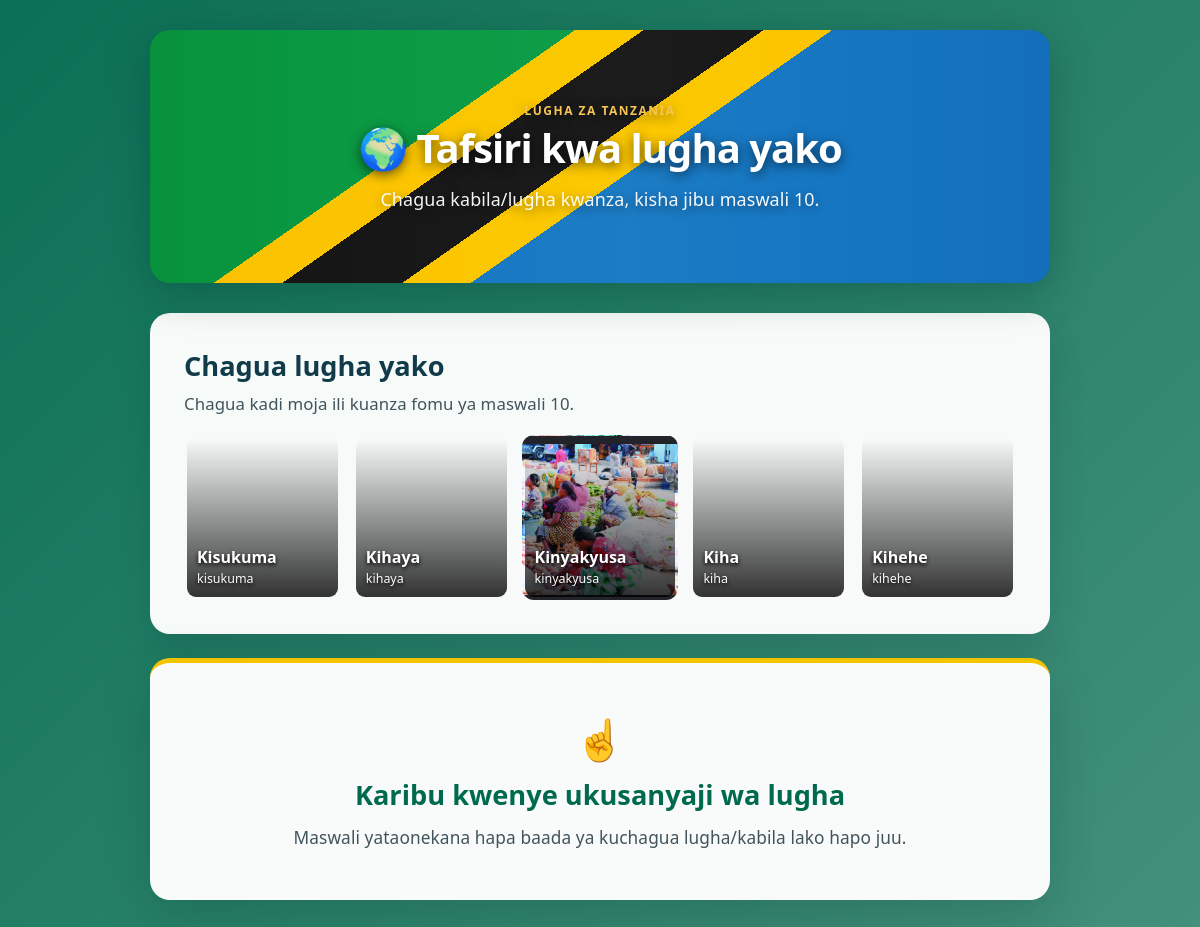
The app's page /form, older data.
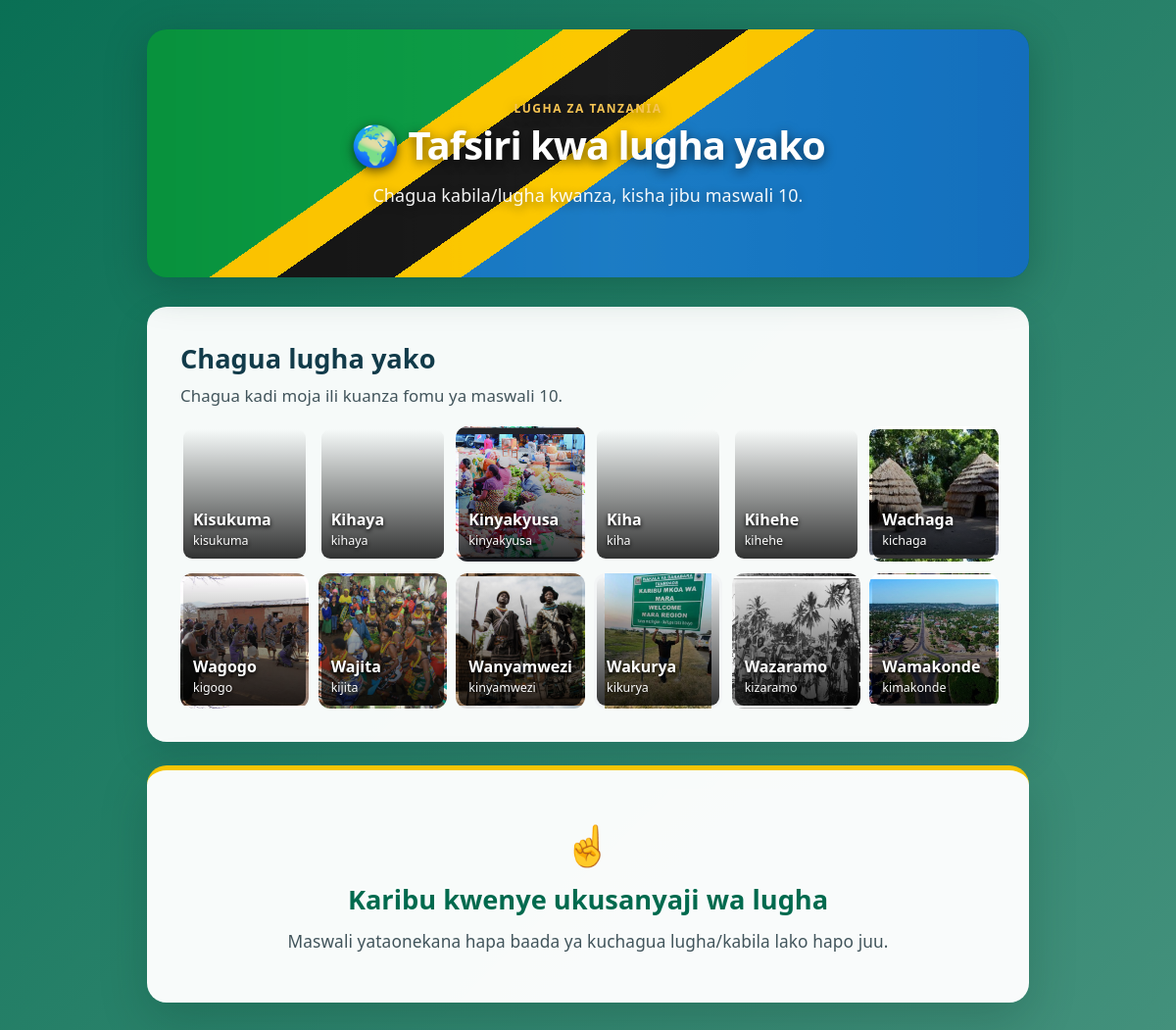
The same page, newer data.
### app/models.py (models this page shows)
class Tribe(Base):
    __tablename__ = "tribes"
    id = Column(Integer, primary_key=True)
    name = Column(String(50), unique=True, nullable=False)
    language_code = Column(String(50), unique=True, nullable=False)
    image = Column(String(200), nullable=False)

### app/main.py (the view)
@app.get("/form")
def show_form(
    request: Request,
    db: Session = Depends(get_db),
):
    selected_tribe = request.query_params.get("tribe")
    tribe = (
        db.query(Tribe).filter(Tribe.name == selected_tribe).first()
        if selected_tribe
        else None
    )
    tribes = db.query(Tribe).order_by(Tribe.id).all()
    if tribe is None:
        return templates.TemplateResponse(
            request=request,
            name="index.html",
            context={
                "sentences": [],
                "participant_id": "",
                "tribes": tribes,
                "selected_tribe": None,
                "error": None,
            },
        )
    available_sentence_query = db.query(Sentence).filter(
        ~exists().where(and_(
            Response.kiswahili == Sentence.kiswahili,
            Response.target_language == tribe.language_code,
        ))
    )
    sentence_count = available_sentence_query.count()
    sentence_ids = [
        row[0]
        for row in available_sentence_query.with_entities(Sentence.id).all()
    ]
    selected_ids = random.sample(
        sentence_ids,
        min(10, len(sentence_ids))
    )
    sentences = (
        db.query(Sentence)
        .filter(
            Sentence.id.in_(
                selected_ids
            )
        )
        .all()
    )
    sentence_dict = {
        sentence.id: sentence
        for sentence in sentences
    }
    sentences = [
        sentence_dict[sentence_id]
        for sentence_id in selected_ids
    ]
    participant_id = str(
        uuid.uuid4()
    )
    return templates.TemplateResponse(
        request=request,
        name="index.html",
        context={
            "sentences": sentences,
            "participant_id":
                participant_id,
            "error": None,
            "tribes": tribes,
            "selected_tribe": tribe,
        },
    )

### app/templates/index.html (shortened to what this page needs)
<!DOCTYPE html>
<html lang="sw">
<head>
    <link
        rel="stylesheet"
        href="/static/style.css"
    >
</head>
<body class="{% if selected_tribe %}has-tribe-background{% endif %}"
      {% if selected_tribe %}style="--page-tribe-image: url('/static/{{ selected_tribe.image }}')"{% endif %}>
<div class="container">
    <div class="header flag-header" role="img" aria-label="Bendera ya Tanzania yenye ujumbe wa mradi">
        <div class="flag-fabric"></div>
        <div class="header-content">
        <span class="eyebrow"> LUGHA ZA TANZANIA</span>
        <h1>🌍 Tafsiri kwa lugha yako</h1>
        <p>Chagua kabila/lugha kwanza, kisha jibu maswali 10.</p>
        </div>
    </div>
    {% if error %}
    <div class="error">
        ⚠️ {{ error }}
    </div>
    {% else %}
    <form action="/submit" method="post">
        <section class="tribe-picker">
            <h2>Chagua lugha yako</h2>
            <p class="muted">Chagua kadi moja ili kuanza fomu ya maswali 10.</p>
            <div class="tribe-grid">
            {% for tribe in tribes %}
                <label class="tribe-card {% if selected_tribe and tribe.name == selected_tribe.name %}selected{% endif %}"
                       style="--tribe-image: url('/static/{{ tribe.image }}')">
                    <span class="tribe-overlay"></span>
                    <span class="tribe-name">{{ tribe.name }}</span>
                    <span class="tribe-code">{{ tribe.language_code }}</span>
                </label>
            {% endfor %}
            </div>
        </section>
        {% if selected_tribe and sentences %}
        <input type="hidden" name="participant_id" value="{{ participant_id }}">
        <div class="form-hero" style="--selected-image: url('/static/{{ selected_tribe.image }}')">
            <div class="form-hero-content">
                <span class="eyebrow">KISWAHILI → {{ selected_tribe.name }}</span>
                <h2>Maswali ya tafsiri</h2>
                <p>Tafsiri kila sentensi kwa {{ selected_tribe.name }}.</p>
            </div>
        </div>
        <div class="info-box">
            <strong>
                📝 Maelekezo:
            </strong>
            <p>
                Tafadhali tafsiri kila sentensi ya Kiswahili kwenda {{ selected_tribe.name }}.
                Majibu yako yatakusanywa kwa lengo la kujenga kamusi digital.
            </p>
        </div>
        {% for sentence in sentences %}
        <div class="question">
            <div class="number">
                Swali {{ loop.index }}/{{ sentences|length }}
            </div>
            <div class="swahili">
                {{ sentence.kiswahili }}
            </div>
            <label>
                💬 Andika tafsiri ya {{ selected_tribe.name if selected_tribe else 'lugha uliyochagua' }}:
            </label>
            <textarea
                name="question_{{ sentence.id }}"
                placeholder="Andika tafsiri yako hapa..."
                rows="3"
                required
            ></textarea>
        </div>
        {% endfor %}
        <button
            type="submit"
            class="submit-button"
        >
            ✅ Tuma Majibu
        </button>
        {% elif selected_tribe %}
        <div class="selection-prompt completion-prompt">
            <div class="selection-icon">✅</div>
            <h2>Maswali ya {{ selected_tribe.name }} yamekamilika</h2>
            <p>Sentensi zote tayari zimepata tafsiri ya lugha hii.</p>
        </div>
        {% else %}
        <div class="selection-prompt">
            <div class="selection-icon">☝</div>
            <h2>Karibu kwenye ukusanyaji wa lugha</h2>
            <p>Maswali yataonekana hapa baada ya kuchagua lugha/kabila lako hapo juu.</p>
        </div>
        {% endif %}
    </form>
    {% endif %}
</div>
</body>
</html>

### app/static/style.css (style rules this page uses)
* { box-sizing: border-box; }
html { scroll-behavior: smooth; }
body { margin: 0; padding: 0; font-family: 'Segoe UI', Tahoma, Geneva, Verdana, sans-serif; background: linear-gradient(135deg, rgba(0, 106, 78, .96), rgba(0, 106, 78, .72)), #f4f7f5; color: #333; min-height: 100vh; font-size: 16px; }
p { font-family: 'Segoe UI', Tahoma, sans-serif; font-size: 1.04rem; line-height: 1.7; letter-spacing: .1px; }
.container { width: 90%; max-width: 900px; margin: 30px auto; padding-bottom: 40px; }
.header { position: relative; min-height: 245px; display: flex; align-items: center; justify-content: center; isolation: isolate; background: #006a4e; padding: 40px 30px; border-radius: 20px; margin-bottom: 30px; text-align: center; box-shadow: 0 10px 40px rgba(0, 55, 42, 0.35); color: white; animation: slideDown 0.6s ease-out; overflow: hidden; }
.flag-fabric { position: absolute; z-index: -1; inset: -18%; background: linear-gradient(145deg, transparent 0 38%, #f5c400 38% 42%, #161616 42% 49%, #f5c400 49% 53%, transparent 53%), linear-gradient(145deg, #159447 0 38%, transparent 38%), linear-gradient(145deg, transparent 53%, #1e73b7 53%); transform-origin: left center; animation: flagWave 4s ease-in-out infinite; filter: saturate(1.12); }
.flag-fabric::after { content: ""; position: absolute; inset: 0; background: linear-gradient(90deg, rgba(0, 0, 0, .2), transparent 28%, rgba(255,255,255,.12) 52%, rgba(0,0,0,.18)); mix-blend-mode: soft-light; }
.header-content { width: min(780px, 100%); padding: 28px 20px; text-shadow: 0 3px 12px rgba(0, 0, 0, .55); }
.header h1 { margin: 0; font-size: 2.5em; font-weight: 700; letter-spacing: -1px; margin-bottom: 10px; text-shadow: 0 3px 12px rgba(0, 0, 0, .6); }
.header p { margin: 10px 0 0 0; font-size: 1.12rem; opacity: 0.95; font-weight: 500; line-height: 1.65; color: #fff; }
.eyebrow { display: inline-block; color: #f6c453; font-size: .75rem; font-weight: 800; letter-spacing: 1.5px; }
.tribe-picker { background: rgba(255, 255, 255, .96); border-radius: 20px; padding: 34px; margin-bottom: 24px; box-shadow: 0 15px 35px rgba(0, 35, 50, .15); }
.tribe-picker h2 { margin: 0 0 6px; color: #123b4a; }
.tribe-picker h2 { font-size: 1.7rem; }
.muted { color: #41545b; margin-top: 0; font-size: 1.05rem; }
.tribe-grid { display: grid; grid-template-columns: repeat(auto-fit, minmax(118px, 1fr)); gap: 12px; }
.tribe-card { min-height: 138px; aspect-ratio: 1 / 1.05; position: relative; overflow: hidden; border-radius: 12px; background: var(--tribe-image) center/cover; color: white; cursor: pointer; border: 3px solid transparent; transition: transform .2s, border-color .2s; }
.selection-prompt { background: rgba(255, 255, 255, .97); border-radius: 20px; padding: 48px 28px; margin-top: 24px; text-align: center; box-shadow: 0 18px 50px rgba(0, 40, 30, .2); border-top: 5px solid #f5c400; }
.selection-prompt h2 { color: #006a4e; margin: 10px 0; font-size: 1.7rem; }
.selection-prompt p { color: #41545b; font-size: 1.08rem; margin: 0; }
.selection-icon { font-size: 2.5rem; color: #005a9c; }
.tribe-overlay { position: absolute; inset: 0; background: linear-gradient(transparent, rgba(0,0,0,.8)); }
.tribe-name, .tribe-code { position: absolute; left: 10px; right: 6px; z-index: 1; }
.tribe-name { bottom: 29px; font-weight: 800; font-size: 1rem; text-shadow: 0 2px 4px #000; }
.tribe-code { bottom: 10px; font-size: .78rem; opacity: .98; text-shadow: 0 2px 4px #000; }

Row changes from the older to the newer data that the page shows:
added Tribe: image (picture), name "Wachaga", language_code "kichaga"
added Tribe: image (picture), name "Wagogo", language_code "kigogo"
added Tribe: image (picture), name "Wajita", language_code "kijita"
added Tribe: image (picture), name "Wanyamwezi", language_code "kinyamwezi"
added Tribe: image (picture), name "Wakurya", language_code "kikurya"
added Tribe: image (picture), name "Wazaramo", language_code "kizaramo"
added Tribe: image (picture), name "Wamakonde", language_code "kimakonde"
